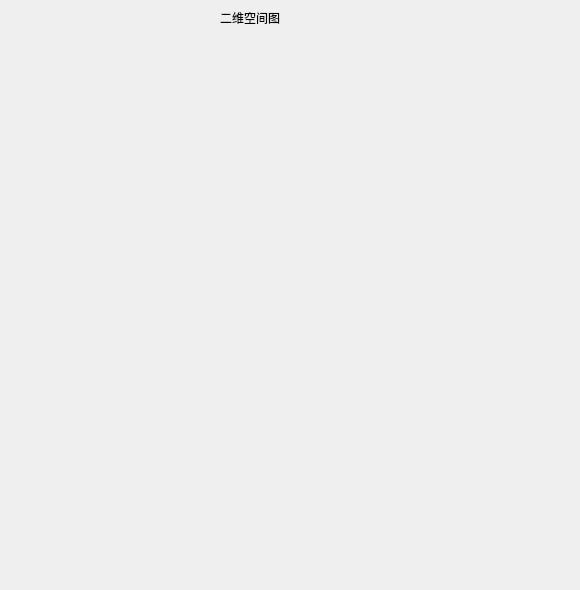
<?xml version="1.0" encoding="UTF-8"?>
<ui version="4.0">
 <class>Widget</class>
 <widget class="QWidget" name="Widget">
  <property name="geometry">
   <rect>
    <x>0</x>
    <y>0</y>
    <width>580</width>
    <height>590</height>
   </rect>
  </property>
  <property name="maximumSize">
   <size>
    <width>1000</width>
    <height>1000</height>
   </size>
  </property>
  <property name="windowTitle">
   <string>人工势场法</string>
  </property>
  <widget class="QCustomPlot" name="qCustomPlot" native="true">
   <property name="geometry">
    <rect>
     <x>20</x>
     <y>30</y>
     <width>550</width>
     <height>550</height>
    </rect>
   </property>
   <property name="maximumSize">
    <size>
     <width>550</width>
     <height>550</height>
    </size>
   </property>
  </widget>
  <widget class="QLabel" name="label">
   <property name="geometry">
    <rect>
     <x>220</x>
     <y>10</y>
     <width>81</width>
     <height>16</height>
    </rect>
   </property>
   <property name="text">
    <string>二维空间图</string>
   </property>
  </widget>
 </widget>
 <layoutdefault spacing="6" margin="11"/>
 <customwidgets>
  <customwidget>
   <class>QCustomPlot</class>
   <extends>QWidget</extends>
   <header>qcustomplot.h</header>
   <container>1</container>
  </customwidget>
 </customwidgets>
 <resources/>
 <connections/>
</ui>
